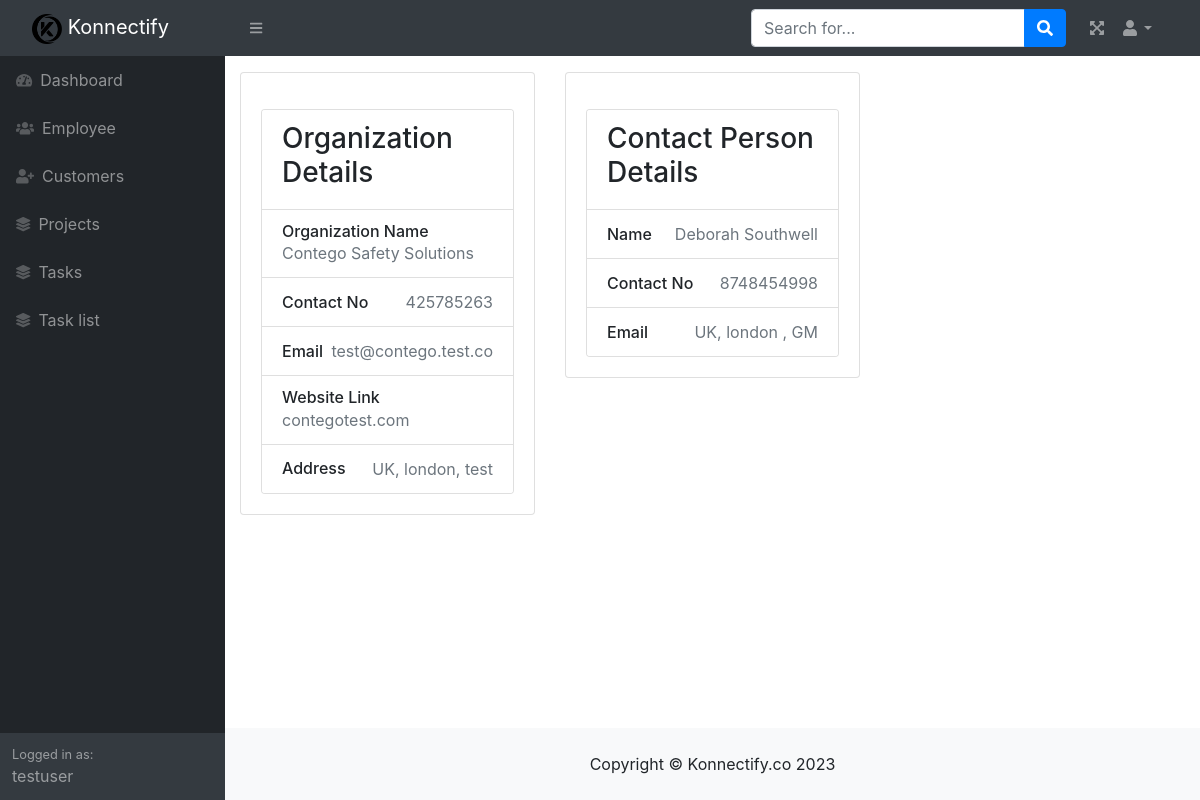
/view_customers.php?id=1 (signed in), run on the app's committed database.
### tables this page shows
CREATE TABLE `mst_customers` (
  `id` int(11) NOT NULL,
  `name` varchar(150) NOT NULL,
  `contact_no` varchar(20) NOT NULL,
  `web_link` varchar(150) NOT NULL,
  `email_address` varchar(150) NOT NULL,
  `address` varchar(250) NOT NULL,
  `contact_name` varchar(100) NOT NULL,
  `contact_ph_no` varchar(20) NOT NULL,
  `cont_email` varchar(150) NOT NULL,
  `is_active` tinyint(4) NOT NULL,
  `is_removed` tinyint(4) NOT NULL,
  `created_at` datetime NOT NULL DEFAULT current_timestamp(),
  `updated_at` datetime NOT NULL DEFAULT current_timestamp()
);

### view_customers.php (the view, shortened to what this page needs)
<?php
include('./db_connection.php');
$cust_view_query='select * from mst_customers where id='.$_GET['id'];
$eqry=mysqli_query($con,$cust_view_query);
$row=mysqli_fetch_array($eqry);
 include('./header.php');
 ?>
<main>
<div class="container">
    <div class="main-body">
        <div class="row gutters-sm mt-3">
            <div class="col-md-4 mb-3">
                <div class="card">
                    <div class="card-body">
                        <div class="card mt-3">
                            <ul class="list-group list-group-flush">
                            <li class="list-group-item d-flex justify-content-between align-items-center flex-wrap">
                                <h3 text-align="center">Organization Details</h3>
                            </li>
                            <li class="list-group-item d-flex justify-content-between align-items-center flex-wrap">
                                <h6 class="mb-0">Organization Name </h6>
                                <span class="text-secondary"><?php echo $row['name']; ?></span>
                            </li>
                            <li class="list-group-item d-flex justify-content-between align-items-center flex-wrap">
                                <h6 class="mb-0">Contact No</h6>
                                <span class="text-secondary"><?php echo $row['contact_no']; ?></span>
                            </li>
                            <li class="list-group-item d-flex justify-content-between align-items-center flex-wrap">
                                <h6 class="mb-0">Email</h6>
                                <span class="text-secondary"><?php echo $row['email_address']; ?></span>
                            </li>
                            <li class="list-group-item d-flex justify-content-between align-items-center flex-wrap">
                                <h6 class="mb-0">Website Link</h6>
                                <span class="text-secondary"><?php echo $row['web_link']; ?></span>
                            </li>
                            <li class="list-group-item d-flex justify-content-between align-items-center flex-wrap">
                                <h6 class="mb-0">Address</h6>
                                <span class="text-secondary"><?php echo $row['address']; ?></span>
                            </li>
                            </ul>
                        </div>
                    </div>
                </div>
            </div>
            <div class="col-md-4 mb-3">
                <div class="card">
                    <div class="card-body">
                        <div class="card mt-3">
                            <ul class="list-group list-group-flush">
                            <li class="list-group-item d-flex justify-content-between align-items-center flex-wrap">
                                <h3 text-align="center">Contact Person Details</h3>
                            </li>
                            <li class="list-group-item d-flex justify-content-between align-items-center flex-wrap">
                                <h6 class="mb-0"> Name </h6>
                                <span class="text-secondary"><?php echo $row['contact_name']; ?></span>
                            </li>
                            <li class="list-group-item d-flex justify-content-between align-items-center flex-wrap">
                                <h6 class="mb-0">Contact No</h6>
                                <span class="text-secondary"><?php echo $row['contact_ph_no']; ?></span>
                            </li>
                            <li class="list-group-item d-flex justify-content-between align-items-center flex-wrap">
                                <h6 class="mb-0">Email</h6>
                                <span class="text-secondary"><?php echo $row['cont_email']; ?></span>
                            </li>
                            </ul>
                        </div>
                    </div>
                </div>
            </div>
        </div>
</main>
<?php include('./footer.php'); ?>

### data on the page
mst_customers: name "Contego Safety Solutions", contact_no "425785263", email_address "test@contego.test.co", web_link "contegotest.com", address "UK, london, test", contact_name "Deborah Southwell", contact_ph_no "8748454998", cont_email "UK, london , GM"

### other printed values
$_SESSION['username'] "testuser"
